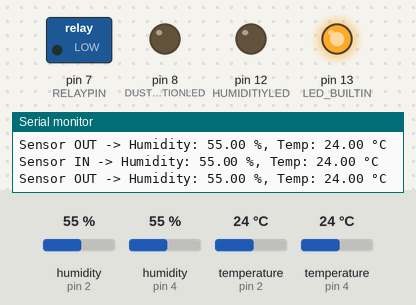
Simulated run of this sketch. Board: Arduino Uno, built with avr-gcc and run on an emulated ATmega328P. Shown: switched loads named in the sketch (green lamp = pin HIGH), output pins drawn as LEDs (lit = HIGH), the last lines printed to the serial monitor. The test bench sets the inputs (shaded band); at power-on: humidity (sensors on pin 2, pin 4) 55 %, temperature (sensors on pin 2, pin 4) 24 °C.

Above: at 6.8 s.
6.9 s: humidity (sensor on pin 2) set to 57 %
At 10.9 s:
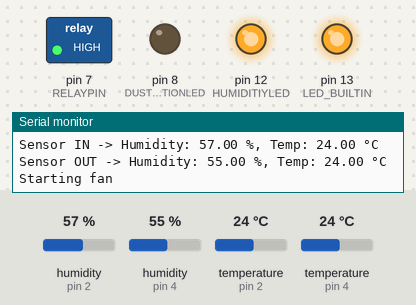
Timing chart, 0 to 12.4 s (numbered marks = the images above; inputs shaded):
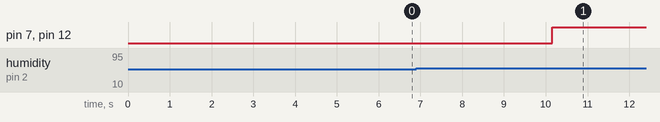

Measured:
- the behaviour switches between 55 and 56 % on humidity (sensor on pin 2) (found by bisection; images 0 and 1)
- after the input at 6.9 s, pin 7 (RELAYPIN), pin 12 (HUMIDITIYLED): LOW → HIGH after 3.3 s

The sketch:

dht22.ino
```cpp
// (licence header left out)
#include <DHT_U.h>
#include <time.h>

#define DHTPININ 2      // Indoor DHT
#define DHTPINOUT 4     // Outdoor DHT
#define RELAYPIN 7      // Relay trigger Pin
#define HUMIDITIYLED 12
#define DUSTPOLLUTIONLED 8
#define DHTTYPE DHT22
DHT dhtIn(DHTPININ, DHTTYPE); // Init DHT sensor
DHT dhtOut(DHTPINOUT, DHTTYPE); // Init DHT sensor


//Variables
float humIn;  //humidity Indoor sensor
float tempIn; //temperature Indoor value
float humOut; //humidity Outdoor sensor
float tempOut;//temperature Outdoor value
bool fanRunning = false;
bool debug = true;


void setup()
{
  Serial.begin(9600);
  dhtIn.begin();
  pinMode(RELAYPIN, OUTPUT);
  pinMode(LED_BUILTIN, OUTPUT);
  digitalWrite(LED_BUILTIN, HIGH);
  pinMode(HUMIDITIYLED, OUTPUT);
  pinMode(DUSTPOLLUTIONLED, OUTPUT);
}

void loop()
{
    delay(2000);
    humIn = dhtIn.readHumidity();
    tempIn = dhtIn.readTemperature();
    humOut = dhtOut.readHumidity();
    tempOut = dhtOut.readTemperature();

    if(debug){
      serialOutput(humIn, humOut, tempIn, tempOut);
    }

    if(humIn > humOut){
      startFan();
      digitalWrite(HUMIDITIYLED, HIGH);
      delay(10000); //10sec delay
    }/*else if(fineDustPollution()){
      startFan();
      digitalWrite(DUSTPOLLUTIONLED, HIGH);
    }*/else{
      stopFan();
      digitalWrite(HUMIDITIYLED, LOW);
      digitalWrite(DUSTPOLLUTIONLED, LOW);
    }
    delay(2000);
}

bool fineDustPollution(){
  bool runFan = false;

  return runFan;
}

void startFan(){
  if(!fanRunning){
    Serial.println("Starting fan");
    digitalWrite(RELAYPIN, HIGH);
    fanRunning = true;
  }
}

void stopFan(){
  if(fanRunning){
    Serial.println("Stopping Fan");
    digitalWrite(RELAYPIN, LOW);
    fanRunning = false;
  }
}

void serialOutput(float humIn, float humOut, float tempIn, float tempOut){
  Serial.print("Sensor IN -> ");
  Serial.print("Humidity: ");
  Serial.print(humIn);
  Serial.print(" %, Temp: ");
  Serial.print(tempIn);
  Serial.println(" °C");
  Serial.print("Sensor OUT -> ");
  Serial.print("Humidity: ");
  Serial.print(humOut);
  Serial.print(" %, Temp: ");
  Serial.print(tempOut);
  Serial.println(" °C");
}
```
